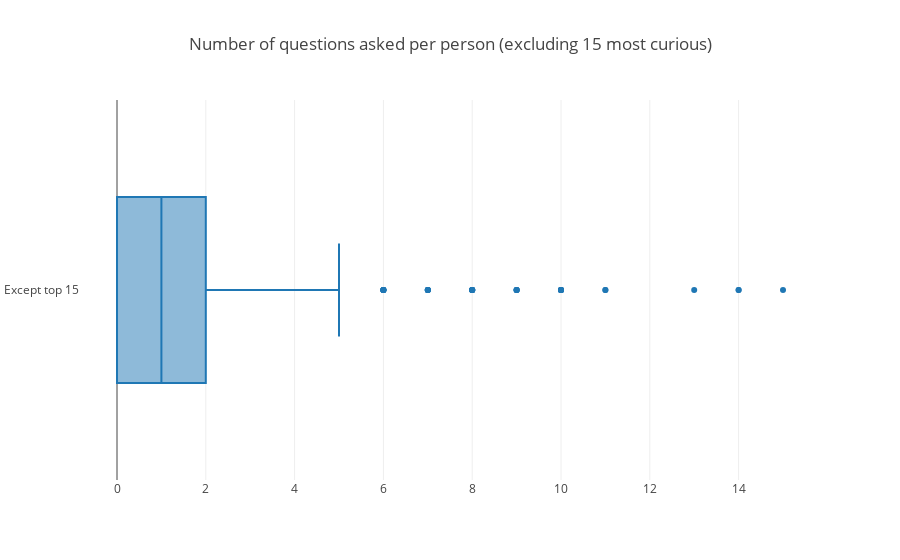

Notebook code for this chart:
### Code cell
trace = go.Box(x=questers.iloc[15:].freq, name='Except top 15')
layout = go.Layout(title='Number of questions asked per person (excluding 15 most curious)', showlegend=False)
fig = go.Figure(data=[trace], layout=layout)
plotly.offline.iplot(fig)

### Figure 1 — Plotly figure (JSON) as saved in the notebook; plotly's stock layout.template omitted (floating-point values rounded to 4 significant figures; data arrays with more than 128 entries replaced by an {"elided": "..."} marker saying what was removed)
{"data": [{"name": "Except top 15", "type": "box", "x": {"elided": "386 int values"}}], "layout": {"showlegend": false, "title": "Number of questions asked per person (excluding 15 most curious)"}}
